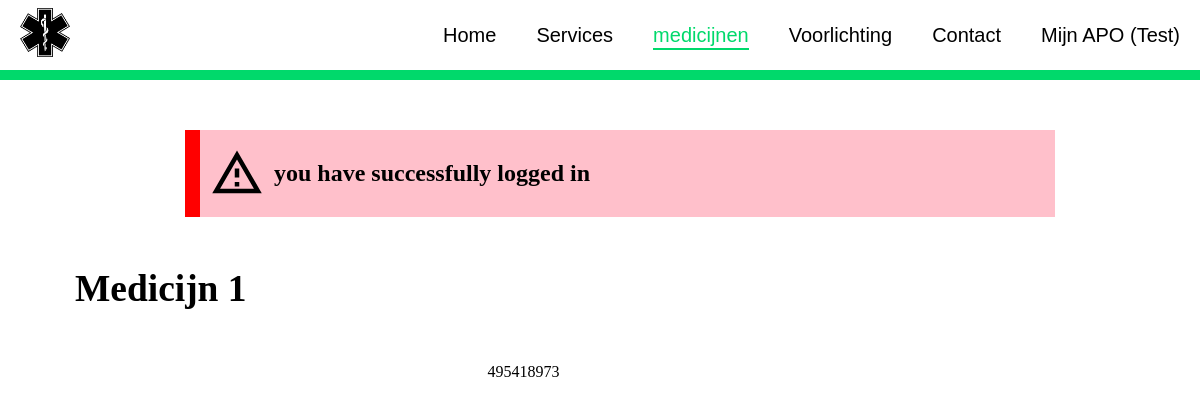
Page /product?p_id=14 (signed in) on the earlier database version.
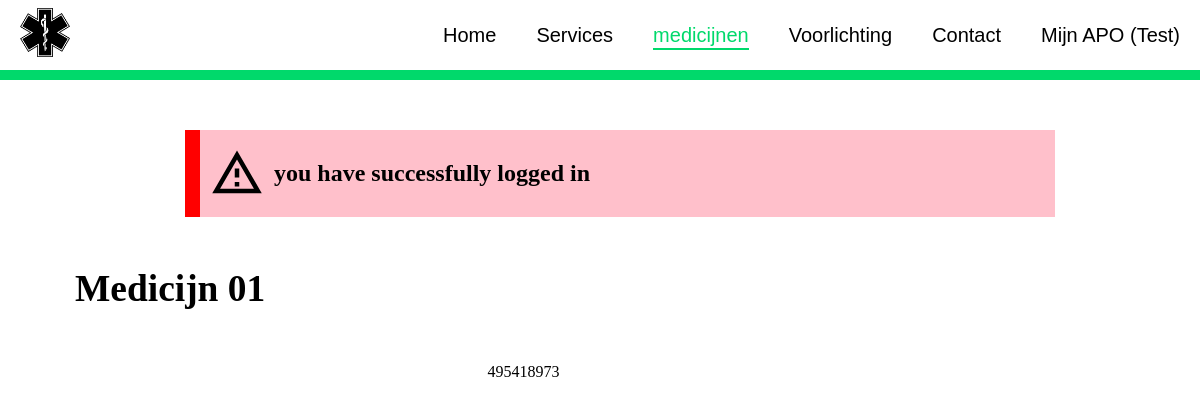
Same page on the later database version.
### tables this page shows
CREATE TABLE `medicijnen` (
  `medicijnen_id` int(11) NOT NULL,
  `medicijnen_name` text NOT NULL,
  `medicijnen_description` text NOT NULL,
  `medicijnen_price` double(8,2) NOT NULL,
  `medicijnen_stock` int(11) NOT NULL,
  `product_obtainability` tinyint(1) NOT NULL
);

### PHP/functions.php (called while the page is built, shortened)
<?php
require_once $_SERVER["DOCUMENT_ROOT"] . '/apo_ahmad/PHP/db_connection.php';
function get_Products($product_id = '')
{
    global $conn;
    $sql = "SELECT * FROM medicijnen ORDER BY medicijnen_id ASC";
    if ($product_id != '') {
        $sql = "SELECT * FROM medicijnen WHERE medicijnen_id  = $product_id";
    }
    return $results = mysqli_query($conn, $sql);
}

### Product.php (the view, shortened to what this page needs)
<?php
$page = 'Medicijnen';
require_once $_SERVER["DOCUMENT_ROOT"] . '/apo_ahmad/PHP/functions.php';
$product_id = '';
if (isset($_GET['p_id']))
{
    $product_id = $_GET['p_id'];
}
$products = get_Products($product_id);
$results = mysqli_fetch_assoc($products);
?>
<!DOCTYPE html>
<html lang="en">
<head>
    <link rel="stylesheet" href="/apo_ahmad/CSS/All.css">
    <link rel="stylesheet" href="/apo_ahmad/CSS/Products.css">
    <link rel="stylesheet" href="/apo_ahmad/CSS/Product.css">
    <link rel="stylesheet" href="/apo_ahmad/CSS/medicijnen.css">
</head>
<body>
    <header>
        <?php include $_SERVER["DOCUMENT_ROOT"] . '/apo_ahmad/PHP/inc/Header.inc.php' ?>
    </Header>
    <main>
        <section>
            <?php require_once $_SERVER["DOCUMENT_ROOT"] . '/apo_ahmad/PHP/inc/messages.inc.php' ?>
        </section>
        <section class="page-content">
            <section class="mainSection">
                <div class="productName">
                    <h1><?php echo $results['medicijnen_name'] ?></h1>
                </div>
                <div class="productContent">
                    <div class="productImage">
                        <div>
                        </div>
                        <div>
                        </div>
                    </div>
                    <div class="productInfo">
                        <p><?php echo $results['medicijnen_description'] ?></p>
                    </div>
                </div>
            </section>
        </section>
    </main>
</body>
</html>

### PHP/inc/Header.inc.php (shortened to what this page needs)
<nav class="HeaderNavigation">
	<ul id='btnContainer'>
		<li class='LOGO_li'>
			<a href='/'><img src='/apo_ahmad/Assets/LOGO/LOGO.png' alt='LOGO' class='LOGO'></a>
		</li>
		<li><a class='nav-item btn <?php if($page=='Home'){echo 'active';}?>' href='/apo_ahmad'>Home</a></li>
		<li><a class='nav-item btn <?php if($page=='Services'){echo 'active';}?>' href='/apo_ahmad/Services'>Services</a></li>
		<li><a class='nav-item btn <?php if($page=='Medicijnen'){echo 'active';}?>' href='/apo_ahmad/medicijnen'>medicijnen</a></li>
		<li><a class='nav-item btn <?php if($page=='Voorlichting'){echo 'active';}?>' href='/apo_ahmad/Voorlichting'>Voorlichting</a></li>
		<li><a class='nav-item btn <?php if($page=='Contact'){echo 'active';}?>' href='/apo_ahmad/Contact'>Contact</a></li>
		<?php if (isset($_SESSION['first_name'])) {
			echo
			"<li class='dropdown'>
				<a href='/apo_ahmad/MijnApo' class='dropbtn'>Mijn APO ($_SESSION[first_name])</a>
				<div class='dropdown-content'>
					<a href='#'>winkelwagen</a>
					<a href='#'>bestellingen</a>
					<a href='#'>Account</a>
					<a href='/apo_ahmad/PHP/Logout'>Uitloggen</a>
				</div>
			</li>";
		} else {
			if($page=='LoginPage'){$active = 'active';} else {$active='';}
			echo
			"<li><a href='/apo_ahmad/MijnApo' class='nav-item btn dropbtn $active'>Mijn APO (inlog)</a></li>";
		}
		?>
	</ul>
</nav>

### PHP/inc/messages.inc.php (shortened to what this page needs)
<?php
$messages = $_SESSION['messages'];
?>
<ul>
    <?php foreach ($messages as $message) :
        switch ($message[0]) {
    ?>
            <?php
            case "success":
            ?>
                <div class="errorContainer">
                    <svg xmlns="http://www.w3.org/2000/svg" width="54px" height="54px" viewBox="0 0 24 24" fill="#000000">
                        <path d="M0 0h24v24H0V0z" fill="none" />
                        <path d="M12 5.99L19.53 19H4.47L12 5.99M12 2L1 21h22L12 2zm1 14h-2v2h2v-2zm0-6h-2v4h2v-4z" />
                    </svg>
                    <h2><?php echo $message[1]; ?></h2>
                </div>
            <?php
                break;
            ?>
        <?php
        }
        ?>
    <?php endforeach; ?>
</ul>

### CSS/All.css (style rules this page uses)
:root { --Nav-Text-Color: #00d96b; --background-color: #00d96b; --dropdown-content: #00d96b; --color-dark-hover: #00ac56; }
body { margin: 0; min-height: 100%; }
* { box-sizing: border-box; }
.HeaderNavigation { height: 80px; font-family: Verdana, sans-serif; background-color: var(--color-1); border-bottom: 10px solid var(--background-color); }
.HeaderNavigation ul { height: 100%; list-style-type: none; margin: 0; padding: 0; overflow: hidden; display: flex; align-items: center; }
.LOGO_li { flex-grow: 1; }
.LOGO { max-width: 50px; max-height: 50px; }
.HeaderNavigation ul li { float: left; padding: 10px 20px; }
.HeaderNavigation ul li>a, .dropbtn { display: inline-block; color: black; font-size: 20px; text-align: center; text-decoration: none; position: relative; }
#btnContainer .active::before { content: ""; height: 2px; width: 100%; position: absolute; bottom: -3px; left: 0; background-color: var(--Nav-Text-Color); }
.HeaderNavigation ul li .btn:not(.active)::before { content: ""; height: 2px; width: 0%; position: absolute; bottom: -3px; left: 50%; transform: translate(-50%, 50%); background-color: var(--Nav-Text-Color); transition: width 0.25s ease-in-out; }
#btnContainer .active { color: var(--Nav-Text-Color); }
.errorContainer { display: flex; align-items: center; margin-inline: auto; margin-bottom: 25px; padding: 10px; width: 75%; background-color: pink; border-style: solid; border-width: 0px 0px 0px 15px; border-color: red; }
.errorContainer svg { margin-right: 10px; }
section { margin-block: 50px; }

### CSS/Product.css (style rules this page uses)
.mainSection { width: 90%; margin: 0 auto; }
.mainSection>div { margin: 15px; }
.productName { font-size: 2rem; }
.productContent { display: flex; }
.productContent>div { margin: 0 15px; }
.productImage { width: 35%; aspect-ratio: 1; }
.productInfo { width: 50%; }

Differences in the rows shown:
changed medicijnen: medicijnen_name "Medicijn 1" → "Medicijn 01"
